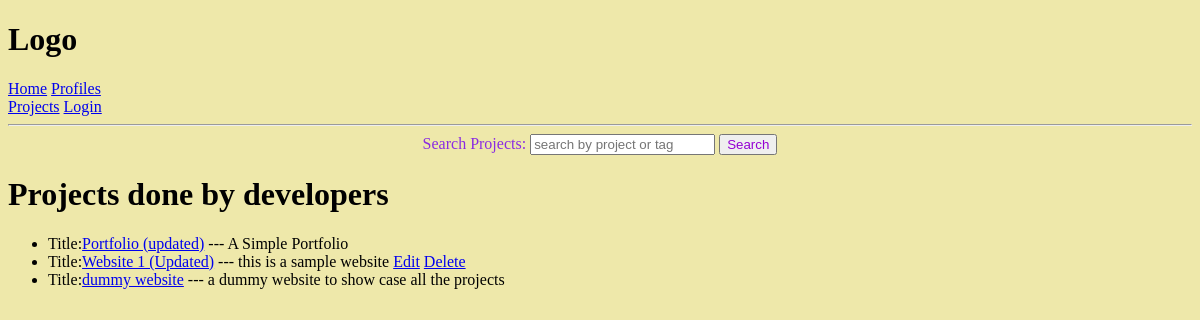
The page /projects/ on the database as committed earlier.
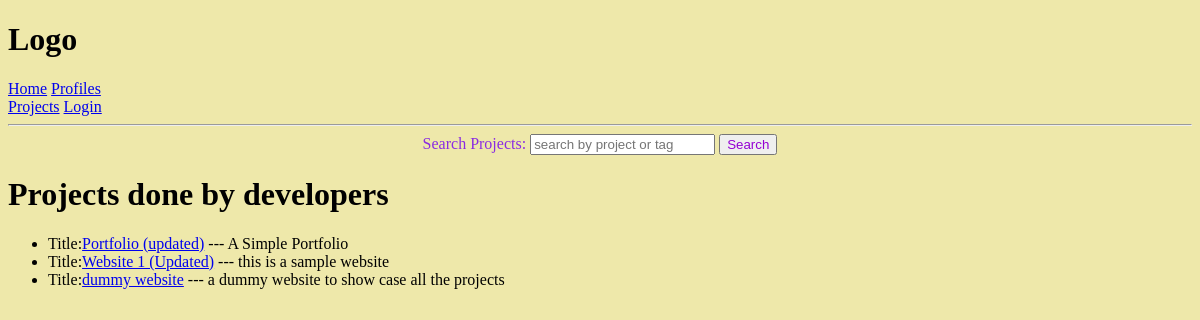
The same page on the database as committed later.
### project1/models.py (models this page shows, shortened)
class Project(models.Model):
    owner = models.ForeignKey(Profile, null=True, blank=True, on_delete=models.SET_NULL)
    title = models.CharField(max_length=200)
    description = models.TextField(null=True, blank=True)
    project_image = models.ImageField(null=True, blank=True, default='default.jpg')
    demo_link = models.CharField(max_length=2000,null=True, blank=True)
    tags = models.ManyToManyField('Tag', blank=True)
    vote_total = models.IntegerField(default=0, null=True, blank=True)
    vote_ratio = models.IntegerField(default=0, null=True, blank=True)
    date = models.DateTimeField(auto_now_add=True)

### project1/views.py (the view)
# urls.py: path('', views.project1, name="project1"),
def project1(request):
    search_query = ''
    if request.GET.get('search_query'):
        search_query = request.GET.get('search_query')
    tags = Tag.objects.filter(name__icontains = search_query)
    projects = Project.objects.distinct().filter(
        Q(title__icontains=search_query) |
        Q(tags__in = tags)
    )
    context = {
        'project': projects,
        'search_query': search_query
    }
    return render(request, 'project1/project1.html', context)

### project1/templates/project1/project1.html
{% extends 'main.html' %} {% block content %}
<div style="text-align: center; color:blueviolet;">
  <form action="" method="get">
    <label for="forSearchingProfiles"> Search Projects:</label>
    <input type="text" name="search_query"value="{{search_query}}" placeholder="search by project or tag">
    <input style = "color: darkviolet;" type="submit" value="Search">
  </form>
</div>
<h1> Projects done by developers</h1>
<ul>
  {% for project in project%}
  <li>
    Title:<a href="{% url 'project' project.id %}">{{project.title}}</a> ---
    {{project.description}}
    {%if project.owner == request.user.profile %}
    <a href="{% url 'update-project' project.id%}">Edit</a>
    <a href="{% url 'delete-project' project.id%}">Delete</a>
    {% endif %}
  </li>
  {% endfor%}
</ul>
{%endblock content%}

Rows that differ between the two databases and show on the page:
changed Project "Website 1 (Updated)": no longer shows "Edit Delete"
